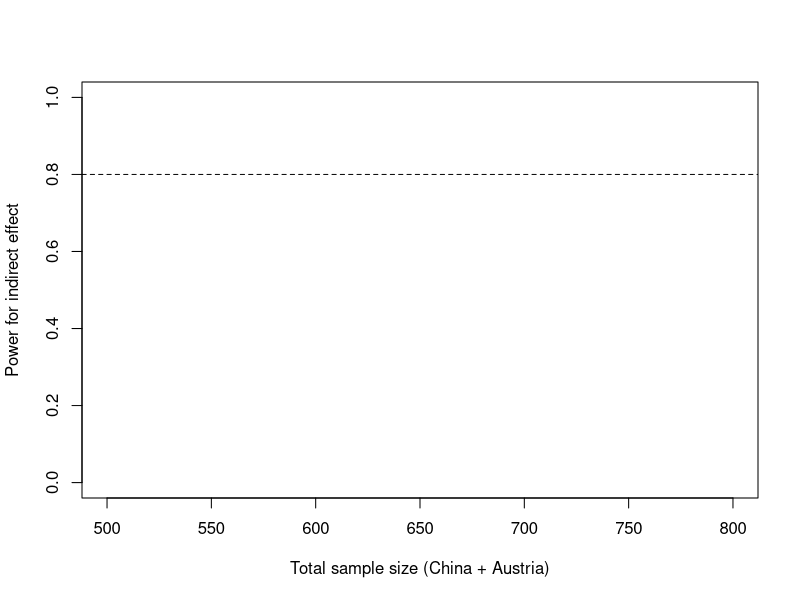

Recreate this plot in R.
# ============================================================
# A PRIORI MONTE CARLO POWER ANALYSIS
#
# X = Attachment avoidance
# M = Responsive caregiving
# Y = Separation-related behaviour
#
# Assumed standardized paths:
# a  = -0.15
# b  = -0.15
# c' =  0.05
#
# Indirect effect = a*b = 0.0225
#
# Target power = .80
# Alpha = .05
# ============================================================


if (!requireNamespace("lavaan", quietly = TRUE)) {
  install.packages("lavaan")
}

if (!requireNamespace("MASS", quietly = TRUE)) {
  install.packages("MASS")
}

library(lavaan)
library(MASS)


set.seed(2026)

target_power <- 0.80
alpha <- 0.05

n_sim <- 1000

# Total sample size = China + Austria combined
candidate_N <- seq(500, 800, by = 50)


a_pop  <- -0.15   # avoidance -> responsive caregiving
b_pop  <- -0.15   # responsive caregiving -> separation problems
cp_pop <-  0.05   # direct effect avoidance -> separation problems

indirect_pop <- a_pop * b_pop

cat("Population indirect effect =", indirect_pop, "\n")


# Correlation between attachment avoidance and anxiety
r_avoid_anx <- 0.30

# For the power analysis, these are treated as nuisance
# variables and assumed to have no population effect.
anx_to_M <- 0
anx_to_Y <- 0

country_to_M <- 0
country_to_Y <- 0





analysis_model <- '

  # Mediator equation
  caregiving ~ a*avoidance +
               anxiety +
               country

  # Outcome equation
  separation ~ cprime*avoidance +
               b*caregiving +
               anxiety +
               country

  # Indirect effect
  indirect := a*b

  # Total effect
  total := cprime + a*b

'


simulate_dataset <- function(N) {

  # ----------------------------------
  # Avoidance and anxiety
  # ----------------------------------

  Sigma_X <- matrix(
    c(
      1, r_avoid_anx,
      r_avoid_anx, 1
    ),
    nrow = 2,
    byrow = TRUE
  )

  X <- MASS::mvrnorm(
    n = N,
    mu = c(0, 0),
    Sigma = Sigma_X
  )

  avoidance <- X[, 1]
  anxiety   <- X[, 2]


  # ----------------------------------
  # Country
  #
  # -1 = China
  # +1 = Austria
  # ----------------------------------

  country <- sample(
    c(-1, 1),
    size = N,
    replace = TRUE
  )


  # ----------------------------------
  # Responsive caregiving
  # M = aX + error
  # ----------------------------------

  var_pred_M <-
    a_pop^2 +
    anx_to_M^2 +
    country_to_M^2 +
    2 * a_pop * anx_to_M * r_avoid_anx

  resid_var_M <- 1 - var_pred_M

  caregiving <-
    a_pop * avoidance +
    anx_to_M * anxiety +
    country_to_M * country +
    rnorm(
      N,
      mean = 0,
      sd = sqrt(resid_var_M)
    )


  # ----------------------------------
  # Calculate covariance structure
  # needed for outcome residual
  # variance
  # ----------------------------------

  cov_avoid_M <-
    a_pop +
    anx_to_M * r_avoid_anx

  cov_anx_M <-
    a_pop * r_avoid_anx +
    anx_to_M

  cov_country_M <- country_to_M


  Sigma_predictors <- matrix(
    c(
      1,
      cov_avoid_M,
      r_avoid_anx,
      0,

      cov_avoid_M,
      1,
      cov_anx_M,
      cov_country_M,

      r_avoid_anx,
      cov_anx_M,
      1,
      0,

      0,
      cov_country_M,
      0,
      1
    ),
    nrow = 4,
    byrow = TRUE
  )


  beta_Y <- c(
    cp_pop,
    b_pop,
    anx_to_Y,
    country_to_Y
  )


  var_pred_Y <- as.numeric(
    t(beta_Y) %*%
      Sigma_predictors %*%
      beta_Y
  )

  resid_var_Y <- 1 - var_pred_Y


  separation <-
    cp_pop * avoidance +
    b_pop * caregiving +
    anx_to_Y * anxiety +
    country_to_Y * country +
    rnorm(
      N,
      mean = 0,
      sd = sqrt(resid_var_Y)
    )


  data.frame(
    avoidance  = avoidance,
    anxiety    = anxiety,
    country    = country,
    caregiving = caregiving,
    separation = separation
  )
}


analyse_one <- function(N) {

  dat <- simulate_dataset(N)


  fit <- try(
    lavaan::sem(
      analysis_model,
      data = dat
    ),
    silent = TRUE
  )


  if (inherits(fit, "try-error")) {
    return(NA)
  }


  if (!lavInspect(fit, "converged")) {
    return(NA)
  }


  pars <- parameterEstimates(fit)


  indirect_row <- pars[
    pars$lhs == "indirect" &
      pars$op == ":=",
  ]


  if (nrow(indirect_row) != 1) {
    return(NA)
  }


  # 1 = indirect effect significant
  # 0 = indirect effect non-significant
  as.numeric(
    indirect_row$pvalue < alpha
  )
}


estimate_power <- function(N) {

  results <- replicate(
    n_sim,
    analyse_one(N)
  )


  valid_results <- results[
    !is.na(results)
  ]


  data.frame(
    N = N,
    power = mean(valid_results),
    valid_replications = length(valid_results),
    failed_replications =
      n_sim - length(valid_results)
  )
}


power_results <- do.call(
  rbind,
  lapply(
    candidate_N,
    function(N) {

      result <- estimate_power(N)

      cat(
        "N =",
        N,
        "| Power =",
        round(result$power, 3),
        "\n"
      )

      result
    }
  )
)


print(power_results)


adequate <- power_results[
  power_results$power >= target_power,
]


if (nrow(adequate) > 0) {

  minimum_N <- adequate$N[1]
  minimum_power <- adequate$power[1]

  cat(
    "\n=====================================\n",
    "Minimum total N reaching 80% power:",
    minimum_N,
    "\nEstimated power:",
    round(minimum_power, 3),
    "\n=====================================\n"
  )

} else {

  cat(
    "\nNo sample size in the tested range",
    "reached 80% power.\n"
  )
}


plot(
  power_results$N,
  power_results$power,
  type = "b",
  pch = 19,
  xlab = "Total sample size (China + Austria)",
  ylab = "Power for indirect effect",
  ylim = c(0, 1)
)

abline(
  h = 0.80,
  lty = 2
)
